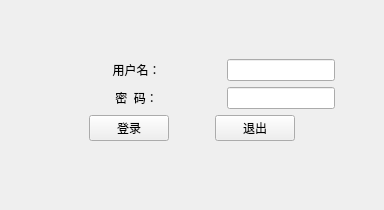
     <widget class="QWidget" name="loginPage">
      <property name="styleSheet">
       <string notr="true">#widget{border-image:url(:/res/login.jpg);}</string>
      </property>
      <layout class="QVBoxLayout" name="verticalLayout_2">
       <property name="spacing">
        <number>0</number>
       </property>
       <property name="margin">
        <number>0</number>
       </property>
       <item>
        <widget class="QWidget" name="widget" native="true">
         <property name="styleSheet">
          <string notr="true"/>
         </property>
         <layout class="QVBoxLayout" name="verticalLayout">
          <item>
           <spacer name="verticalSpacer">
            <property name="orientation">
             <enum>Qt::Vertical</enum>
            </property>
            <property name="sizeHint" stdset="0">
             <size>
              <width>50</width>
              <height>50</height>
             </size>
            </property>
           </spacer>
          </item>
          <item>
           <layout class="QHBoxLayout" name="horizontalLayout_4">
            <item>
             <spacer name="horizontalSpacer">
              <property name="orientation">
               <enum>Qt::Horizontal</enum>
              </property>
              <property name="sizeHint" stdset="0">
               <size>
                <width>40</width>
                <height>20</height>
               </size>
              </property>
             </spacer>
            </item>
            <item>
             <layout class="QGridLayout" name="gridLayout_2" columnstretch="2,0">
              <item row="2" column="1">
               <widget class="QLineEdit" name="passwordLineEdit">
                <property name="maxLength">
                 <number>15</number>
                </property>
                <property name="echoMode">
                 <enum>QLineEdit::Password</enum>
                </property>
               </widget>
              </item>
              <item row="2" column="0">
               <widget class="QLabel" name="passwordLabel">
                <property name="styleSheet">
                 <string notr="true">border-image:url(:/res/white.png);</string>
                </property>
                <property name="text">
                 <string> 密  码：</string>
                </property>
                <property name="alignment">
                 <set>Qt::AlignCenter</set>
                </property>
               </widget>
              </item>
              <item row="3" column="0" colspan="2">
               <layout class="QHBoxLayout" name="horizontalLayout_3">
                <item>
                 <spacer name="horizontalSpacer_4">
                  <property name="orientation">
                   <enum>Qt::Horizontal</enum>
                  </property>
                  <property name="sizeHint" stdset="0">
                   <size>
                    <width>40</width>
                    <height>20</height>
                   </size>
                  </property>
                 </spacer>
                </item>
                <item>
                 <widget class="QPushButton" name="loginButton">
                  <property name="text">
                   <string>登录</string>
                  </property>
                 </widget>
                </item>
                <item>
                 <spacer name="horizontalSpacer_3">
                  <property name="orientation">
                   <enum>Qt::Horizontal</enum>
                  </property>
                  <property name="sizeHint" stdset="0">
                   <size>
                    <width>40</width>
                    <height>20</height>
                   </size>
                  </property>
                 </spacer>
                </item>
                <item>
                 <widget class="QPushButton" name="exitButton">
                  <property name="text">
                   <string>退出</string>
                  </property>
                 </widget>
                </item>
                <item>
                 <spacer name="horizontalSpacer_5">
                  <property name="orientation">
                   <enum>Qt::Horizontal</enum>
                  </property>
                  <property name="sizeHint" stdset="0">
                   <size>
                    <width>40</width>
                    <height>20</height>
                   </size>
                  </property>
                 </spacer>
                </item>
               </layout>
              </item>
              <item row="1" column="0">
               <widget class="QLabel" name="usernameLabel">
                <property name="autoFillBackground">
                 <bool>false</bool>
                </property>
                <property name="styleSheet">
                 <string notr="true">border-image:url(:/res/white.png);</string>
                </property>
                <property name="text">
                 <string> 用户名：</string>
                </property>
                <property name="alignment">
                 <set>Qt::AlignCenter</set>
                </property>
               </widget>
              </item>
              <item row="1" column="1">
               <widget class="QLineEdit" name="usernameLineEdit">
                <property name="inputMethodHints">
                 <set>Qt::ImhDigitsOnly</set>
                </property>
                <property name="maxLength">
                 <number>20</number>
                </property>
               </widget>
              </item>
             </layout>
            </item>
            <item>
             <spacer name="horizontalSpacer_2">
              <property name="orientation">
               <enum>Qt::Horizontal</enum>
              </property>
              <property name="sizeHint" stdset="0">
               <size>
                <width>40</width>
                <height>20</height>
               </size>
              </property>
             </spacer>
            </item>
           </layout>
          </item>
          <item>
           <widget class="QLabel" name="loginMsgLabel">
            <property name="styleSheet">
             <string notr="true">color: rgb(222, 0, 0);</string>
            </property>
            <property name="text">
             <string/>
            </property>
            <property name="alignment">
             <set>Qt::AlignCenter</set>
            </property>
           </widget>
          </item>
          <item>
           <spacer name="verticalSpacer_2">
            <property name="orientation">
             <enum>Qt::Vertical</enum>
            </property>
            <property name="sizeHint" stdset="0">
             <size>
              <width>20</width>
              <height>40</height>
             </size>
            </property>
           </spacer>
          </item>
         </layout>
        </widget>
       </item>
      </layout>
     </widget>
